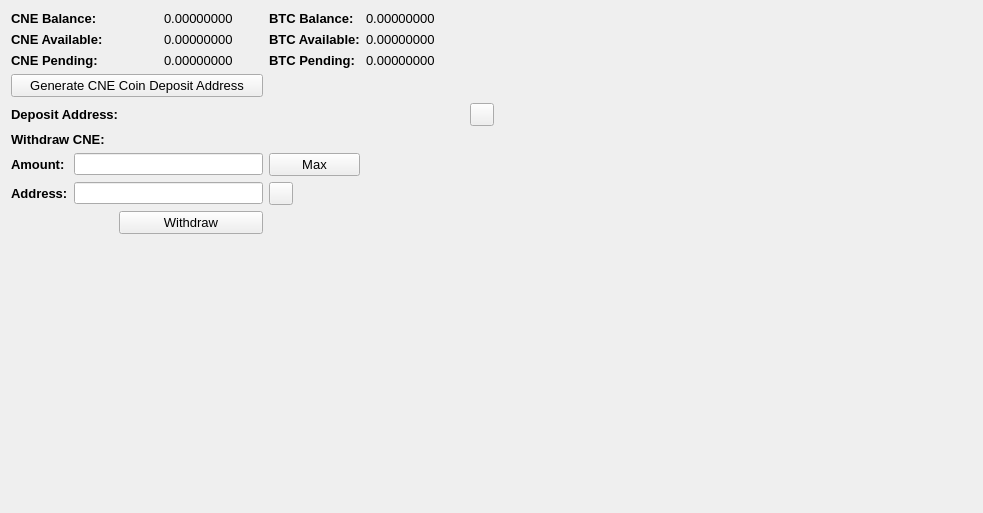
     <widget class="QWidget" name="BalanceTab">
      <attribute name="title">
       <string>Balance</string>
      </attribute>
      <layout class="QGridLayout" name="gridLayout_2">
       <item row="0" column="0" colspan="2">
        <widget class="QLabel" name="label_11">
         <property name="font">
          <font>
           <pointsize>10</pointsize>
           <weight>75</weight>
           <bold>true</bold>
          </font>
         </property>
         <property name="text">
          <string>CNE Balance:</string>
         </property>
        </widget>
       </item>
       <item row="0" column="3">
        <widget class="QLabel" name="CNEBalanceLabel">
         <property name="font">
          <font>
           <pointsize>10</pointsize>
          </font>
         </property>
         <property name="text">
          <string>0.00000000</string>
         </property>
         <property name="textInteractionFlags">
          <set>Qt::LinksAccessibleByMouse|Qt::TextSelectableByMouse</set>
         </property>
        </widget>
       </item>
       <item row="0" column="4">
        <widget class="QLabel" name="label_12">
         <property name="font">
          <font>
           <pointsize>10</pointsize>
           <weight>75</weight>
           <bold>true</bold>
          </font>
         </property>
         <property name="text">
          <string>BTC Balance:</string>
         </property>
        </widget>
       </item>
       <item row="0" column="5">
        <widget class="QLabel" name="BitcoinBalanceLabel">
         <property name="font">
          <font>
           <pointsize>10</pointsize>
          </font>
         </property>
         <property name="text">
          <string>0.00000000</string>
         </property>
         <property name="textInteractionFlags">
          <set>Qt::LinksAccessibleByMouse|Qt::TextSelectableByMouse</set>
         </property>
        </widget>
       </item>
       <item row="0" column="7" rowspan="10">
        <spacer name="horizontalSpacer_4">
         <property name="orientation">
          <enum>Qt::Horizontal</enum>
         </property>
         <property name="sizeHint" stdset="0">
          <size>
           <width>478</width>
           <height>488</height>
          </size>
         </property>
        </spacer>
       </item>
       <item row="1" column="0" colspan="2">
        <widget class="QLabel" name="label_13">
         <property name="font">
          <font>
           <pointsize>10</pointsize>
           <weight>75</weight>
           <bold>true</bold>
          </font>
         </property>
         <property name="text">
          <string>CNE Available:</string>
         </property>
        </widget>
       </item>
       <item row="1" column="3">
        <widget class="QLabel" name="CNEAvailableLabel_2">
         <property name="font">
          <font>
           <pointsize>10</pointsize>
          </font>
         </property>
         <property name="text">
          <string>0.00000000</string>
         </property>
         <property name="textInteractionFlags">
          <set>Qt::LinksAccessibleByMouse|Qt::TextSelectableByMouse</set>
         </property>
        </widget>
       </item>
       <item row="1" column="4">
        <widget class="QLabel" name="label_15">
         <property name="font">
          <font>
           <pointsize>10</pointsize>
           <weight>75</weight>
           <bold>true</bold>
          </font>
         </property>
         <property name="text">
          <string>BTC Available:</string>
         </property>
        </widget>
       </item>
       <item row="1" column="5">
        <widget class="QLabel" name="BitcoinAvailableLabel">
         <property name="font">
          <font>
           <pointsize>10</pointsize>
          </font>
         </property>
         <property name="text">
          <string>0.00000000</string>
         </property>
         <property name="textInteractionFlags">
          <set>Qt::LinksAccessibleByMouse|Qt::TextSelectableByMouse</set>
         </property>
        </widget>
       </item>
       <item row="2" column="0" colspan="2">
        <widget class="QLabel" name="label_14">
         <property name="font">
          <font>
           <pointsize>10</pointsize>
           <weight>75</weight>
           <bold>true</bold>
          </font>
         </property>
         <property name="text">
          <string>CNE Pending:</string>
         </property>
        </widget>
       </item>
       <item row="2" column="3">
        <widget class="QLabel" name="CNEPendingLabel">
         <property name="font">
          <font>
           <pointsize>10</pointsize>
          </font>
         </property>
         <property name="text">
          <string>0.00000000</string>
         </property>
         <property name="textInteractionFlags">
          <set>Qt::LinksAccessibleByMouse|Qt::TextSelectableByMouse</set>
         </property>
        </widget>
       </item>
       <item row="2" column="4">
        <widget class="QLabel" name="label_31">
         <property name="font">
          <font>
           <pointsize>10</pointsize>
           <weight>75</weight>
           <bold>true</bold>
          </font>
         </property>
         <property name="text">
          <string>BTC Pending:</string>
         </property>
        </widget>
       </item>
       <item row="2" column="5">
        <widget class="QLabel" name="BitcoinPendingLabel">
         <property name="font">
          <font>
           <pointsize>10</pointsize>
          </font>
         </property>
         <property name="text">
          <string>0.00000000</string>
         </property>
         <property name="textInteractionFlags">
          <set>Qt::LinksAccessibleByMouse|Qt::TextSelectableByMouse</set>
         </property>
        </widget>
       </item>
       <item row="3" column="0" colspan="4">
        <widget class="QPushButton" name="GenDepositBTN">
         <property name="font">
          <font>
           <pointsize>10</pointsize>
          </font>
         </property>
         <property name="text">
          <string>Generate CNE Coin Deposit Address</string>
         </property>
        </widget>
       </item>
       <item row="4" column="0" colspan="3">
        <widget class="QLabel" name="label_33">
         <property name="font">
          <font>
           <pointsize>10</pointsize>
           <weight>75</weight>
           <bold>true</bold>
          </font>
         </property>
         <property name="text">
          <string>Deposit Address:</string>
         </property>
        </widget>
       </item>
       <item row="4" column="3" colspan="3">
        <widget class="QLabel" name="DepositAddressLabel">
         <property name="minimumSize">
          <size>
           <width>300</width>
           <height>0</height>
          </size>
         </property>
         <property name="palette">
          <palette>
           <active>
            <colorrole role="WindowText">
             <brush brushstyle="SolidPattern">
              <color alpha="255">
               <red>0</red>
               <green>0</green>
               <blue>0</blue>
              </color>
             </brush>
            </colorrole>
            <colorrole role="Text">
             <brush brushstyle="SolidPattern">
              <color alpha="255">
               <red>0</red>
               <green>0</green>
               <blue>255</blue>
              </color>
             </brush>
            </colorrole>
           </active>
           <inactive>
            <colorrole role="WindowText">
             <brush brushstyle="SolidPattern">
              <color alpha="255">
               <red>0</red>
               <green>0</green>
               <blue>0</blue>
              </color>
             </brush>
            </colorrole>
            <colorrole role="Text">
             <brush brushstyle="SolidPattern">
              <color alpha="255">
               <red>0</red>
               <green>0</green>
               <blue>255</blue>
              </color>
             </brush>
            </colorrole>
           </inactive>
           <disabled>
            <colorrole role="WindowText">
             <brush brushstyle="SolidPattern">
              <color alpha="255">
               <red>120</red>
               <green>120</green>
               <blue>120</blue>
              </color>
             </brush>
            </colorrole>
            <colorrole role="Text">
             <brush brushstyle="SolidPattern">
              <color alpha="255">
               <red>120</red>
               <green>120</green>
               <blue>120</blue>
              </color>
             </brush>
            </colorrole>
           </disabled>
          </palette>
         </property>
         <property name="font">
          <font>
           <pointsize>10</pointsize>
           <weight>75</weight>
           <bold>true</bold>
          </font>
         </property>
         <property name="text">
          <string/>
         </property>
         <property name="alignment">
          <set>Qt::AlignRight|Qt::AlignTrailing|Qt::AlignVCenter</set>
         </property>
         <property name="textInteractionFlags">
          <set>Qt::LinksAccessibleByMouse|Qt::TextSelectableByKeyboard|Qt::TextSelectableByMouse</set>
         </property>
        </widget>
       </item>
       <item row="4" column="6">
        <widget class="QToolButton" name="DepositCopyButton">
         <property name="toolTip">
          <string>Copy to clipboard</string>
         </property>
         <property name="text">
          <string/>
         </property>
         <property name="icon">
          <iconset resource="../bitcoin.qrc">
           <normaloff>:/icons/editcopy</normaloff>:/icons/editcopy</iconset>
         </property>
         <property name="shortcut">
          <string>Alt+P</string>
         </property>
        </widget>
       </item>
       <item row="5" column="0" colspan="2">
        <widget class="QLabel" name="label_34">
         <property name="font">
          <font>
           <pointsize>10</pointsize>
           <weight>75</weight>
           <bold>true</bold>
          </font>
         </property>
         <property name="text">
          <string>Withdraw CNE:</string>
         </property>
        </widget>
       </item>
       <item row="6" column="0">
        <widget class="QLabel" name="label_26">
         <property name="font">
          <font>
           <pointsize>10</pointsize>
           <weight>75</weight>
           <bold>true</bold>
          </font>
         </property>
         <property name="text">
          <string>Amount:</string>
         </property>
        </widget>
       </item>
       <item row="6" column="1" colspan="3">
        <widget class="QLineEdit" name="WithdrawUnitsInput">
         <property name="font">
          <font>
           <pointsize>9</pointsize>
           <weight>75</weight>
           <bold>true</bold>
          </font>
         </property>
         <property name="text">
          <string/>
         </property>
        </widget>
       </item>
       <item row="6" column="4">
        <widget class="QPushButton" name="Withdraw_Max_Amount">
         <property name="font">
          <font>
           <pointsize>10</pointsize>
          </font>
         </property>
         <property name="text">
          <string>Max</string>
         </property>
        </widget>
       </item>
       <item row="7" column="0">
        <widget class="QLabel" name="label_10">
         <property name="font">
          <font>
           <pointsize>10</pointsize>
           <weight>75</weight>
           <bold>true</bold>
          </font>
         </property>
         <property name="text">
          <string>Address:</string>
         </property>
        </widget>
       </item>
       <item row="7" column="1" colspan="3">
        <widget class="QLineEdit" name="WithdrawAddress">
         <property name="font">
          <font>
           <pointsize>9</pointsize>
           <weight>75</weight>
           <bold>true</bold>
          </font>
         </property>
        </widget>
       </item>
       <item row="7" column="4">
        <widget class="QToolButton" name="WithdrawPasteButton">
         <property name="toolTip">
          <string>Paste from clipboard</string>
         </property>
         <property name="text">
          <string/>
         </property>
         <property name="icon">
          <iconset resource="../bitcoin.qrc">
           <normaloff>:/icons/editpaste</normaloff>:/icons/editpaste</iconset>
         </property>
         <property name="shortcut">
          <string>Alt+P</string>
         </property>
        </widget>
       </item>
       <item row="8" column="2" colspan="2">
        <widget class="QPushButton" name="WithdrawUnitsBtn">
         <property name="font">
          <font>
           <pointsize>10</pointsize>
          </font>
         </property>
         <property name="text">
          <string>Withdraw</string>
         </property>
        </widget>
       </item>
       <item row="9" column="0" colspan="6">
        <spacer name="verticalSpacer">
         <property name="orientation">
          <enum>Qt::Vertical</enum>
         </property>
         <property name="sizeHint" stdset="0">
          <size>
           <width>428</width>
           <height>262</height>
          </size>
         </property>
        </spacer>
       </item>
      </layout>
      <zorder>label_31</zorder>
      <zorder>label_15</zorder>
      <zorder>label_12</zorder>
      <zorder>label_14</zorder>
      <zorder>label_13</zorder>
      <zorder>label_11</zorder>
      <zorder>BitcoinBalanceLabel</zorder>
      <zorder>CNEBalanceLabel</zorder>
      <zorder>CNEAvailableLabel_2</zorder>
      <zorder>CNEPendingLabel</zorder>
      <zorder>BitcoinAvailableLabel</zorder>
      <zorder>BitcoinPendingLabel</zorder>
      <zorder>label_33</zorder>
      <zorder>GenDepositBTN</zorder>
      <zorder>DepositAddressLabel</zorder>
      <zorder>Withdraw_Max_Amount</zorder>
      <zorder>label_34</zorder>
      <zorder>WithdrawUnitsInput</zorder>
      <zorder>label_10</zorder>
      <zorder>label_26</zorder>
      <zorder>WithdrawAddress</zorder>
      <zorder>WithdrawUnitsBtn</zorder>
      <zorder>horizontalSpacer_4</zorder>
      <zorder>verticalSpacer</zorder>
      <zorder>WithdrawPasteButton</zorder>
      <zorder>DepositCopyButton</zorder>
     </widget>
